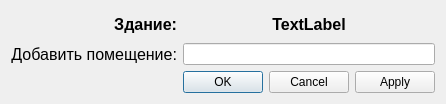
<?xml version="1.0" encoding="UTF-8"?>
<ui version="4.0">
 <class>CreateRoomDialog</class>
 <widget class="QDialog" name="CreateRoomDialog">
  <property name="geometry">
   <rect>
    <x>0</x>
    <y>0</y>
    <width>411</width>
    <height>104</height>
   </rect>
  </property>
  <property name="sizePolicy">
   <sizepolicy hsizetype="Fixed" vsizetype="Fixed">
    <horstretch>0</horstretch>
    <verstretch>0</verstretch>
   </sizepolicy>
  </property>
  <property name="windowTitle">
   <string>Добавление помещения</string>
  </property>
  <layout class="QGridLayout" name="gridLayout">
   <item row="3" column="0" colspan="2">
    <widget class="QLabel" name="label">
     <property name="font">
      <font>
       <pointsize>12</pointsize>
       <italic>false</italic>
       <bold>false</bold>
       <kerning>true</kerning>
      </font>
     </property>
     <property name="autoFillBackground">
      <bool>false</bool>
     </property>
     <property name="text">
      <string>Добавить помещение:</string>
     </property>
     <property name="alignment">
      <set>Qt::AlignRight|Qt::AlignTrailing|Qt::AlignVCenter</set>
     </property>
    </widget>
   </item>
   <item row="3" column="2">
    <widget class="QLineEdit" name="lineEdit"/>
   </item>
   <item row="0" column="2">
    <widget class="QLabel" name="lblNameBuilding">
     <property name="font">
      <font>
       <pointsize>12</pointsize>
       <bold>true</bold>
      </font>
     </property>
     <property name="text">
      <string>TextLabel</string>
     </property>
     <property name="alignment">
      <set>Qt::AlignCenter</set>
     </property>
    </widget>
   </item>
   <item row="0" column="1">
    <widget class="QLabel" name="label_2">
     <property name="font">
      <font>
       <pointsize>12</pointsize>
       <bold>true</bold>
      </font>
     </property>
     <property name="text">
      <string>Здание:</string>
     </property>
     <property name="alignment">
      <set>Qt::AlignRight|Qt::AlignTrailing|Qt::AlignVCenter</set>
     </property>
    </widget>
   </item>
   <item row="4" column="2">
    <widget class="QDialogButtonBox" name="buttonBox">
     <property name="orientation">
      <enum>Qt::Horizontal</enum>
     </property>
     <property name="standardButtons">
      <set>QDialogButtonBox::Apply|QDialogButtonBox::Cancel|QDialogButtonBox::Ok</set>
     </property>
     <property name="centerButtons">
      <bool>false</bool>
     </property>
    </widget>
   </item>
  </layout>
 </widget>
 <resources/>
 <connections>
  <connection>
   <sender>buttonBox</sender>
   <signal>accepted()</signal>
   <receiver>CreateRoomDialog</receiver>
   <slot>accept()</slot>
   <hints>
    <hint type="sourcelabel">
     <x>248</x>
     <y>254</y>
    </hint>
    <hint type="destinationlabel">
     <x>157</x>
     <y>274</y>
    </hint>
   </hints>
  </connection>
  <connection>
   <sender>buttonBox</sender>
   <signal>rejected()</signal>
   <receiver>CreateRoomDialog</receiver>
   <slot>reject()</slot>
   <hints>
    <hint type="sourcelabel">
     <x>316</x>
     <y>260</y>
    </hint>
    <hint type="destinationlabel">
     <x>286</x>
     <y>274</y>
    </hint>
   </hints>
  </connection>
 </connections>
</ui>
